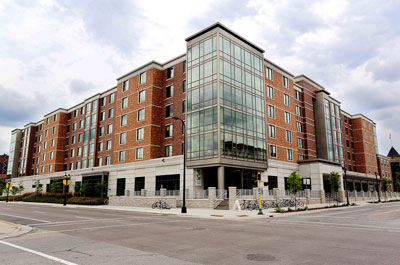
//> input picture 8feature2d/3Creatingyourowncornerdetector/building.jpg, 400 x 265 px
$ ./main   (built with g++ and OpenCV 4)
//> lines starting //> are read from the running program, lines starting //| are printed output that depends on the picture; after the words box and inside, x2 and y2 are one past the last pixel; in counts of white or black regions, pixels touching at a corner belong together
#include "opencv2/highgui.hpp"
#include "opencv2/imgproc.hpp"
#include <iostream>

using namespace cv;
using namespace std;

Mat src, src_gray;
Mat myHarris_dst, myHarris_copy, Mc;
Mat myShiTomasi_dst, myShiTomasi_copy;

int myShiTomasi_qualityLevel = 50; //质量水平
int myHarris_qualityLevel = 50; //
int max_qualityLevel = 100;
double myHarris_minVal, myHarris_maxVal;
double myShiTomasi_minVal, myShiTomasi_maxVal;

RNG rng(12345);

const char* myHarris_window = "My Harris corner detector";
const char* myShiTomasi_window = "My Shi Tomasi corner detector";
void myShiTomasi_function( int, void* );
void myHarris_function( int, void* );

int main( int argc, char** argv )
{
    CommandLineParser parser( argc, argv, "{input |building.jpg|}" );
    src = imread( parser.get<String>( "input" ) );
//> src is the input picture: 265 rows x 400 cols, CV_8UC3; mean B, G, R 153.8, 158.5, 167.2
    if ( src.empty() )
    {
        cout << "Could not open or find the image!\n" << endl;
        cout << "Usage: " << argv[0] << " <Input image>" << endl;
        return -1;
    }
    cvtColor( src, src_gray, COLOR_BGR2GRAY );
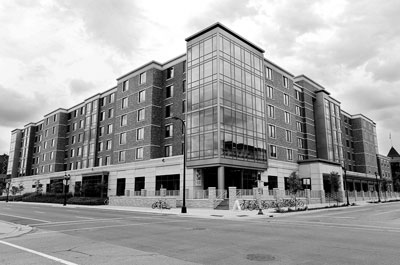
//> src_gray: 265 rows x 400 cols, CV_8UC1; min 0, max 255, mean 160.6
    int blockSize = 3, apertureSize = 3; //
    cornerEigenValsAndVecs( src_gray, myHarris_dst, blockSize, apertureSize ); //角点的特征值和特征向量
    /* calculate Mc */
    Mc = Mat( src_gray.size(), CV_32FC1 );
    for( int i = 0; i < src_gray.rows; i++ )
    {
        for( int j = 0; j < src_gray.cols; j++ )
        {
            float lambda_1 = myHarris_dst.at<Vec6f>(i, j)[0];
            float lambda_2 = myHarris_dst.at<Vec6f>(i, j)[1];
            Mc.at<float>(i, j) = lambda_1*lambda_2 - 0.04f*pow( ( lambda_1 + lambda_2 ), 2 );
        }
    }
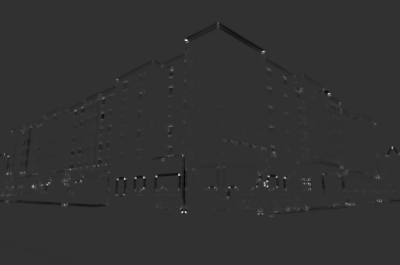
//> Mc: 265 rows x 400 cols, CV_32FC1; min -0.00822, max 0.0343, mean 2.74e-05; drawn with min black and max white
    minMaxLoc( Mc, &myHarris_minVal, &myHarris_maxVal );
//> myHarris_minVal = -0.00822; myHarris_maxVal = 0.0343
    /* Create Window and Trackbar */
    namedWindow( myHarris_window );
    createTrackbar( "Quality Level:", myHarris_window, &myHarris_qualityLevel, max_qualityLevel, myHarris_function );
    myHarris_function( 0, 0 );
//> after the loop in myHarris_function, `for( int i = 0; i < src_gray.rows; i++ )`:
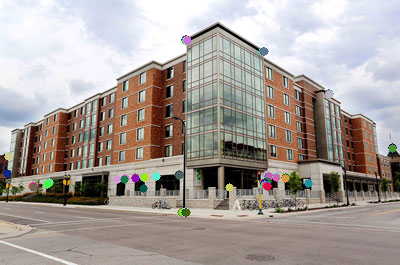
//> myHarris_copy: 265 rows x 400 cols, CV_8UC3; 1.29% of pixels changed, all inside (x1, y1, x2, y2) = (3, 35, 397, 217)
    cornerMinEigenVal( src_gray, myShiTomasi_dst, blockSize, apertureSize );
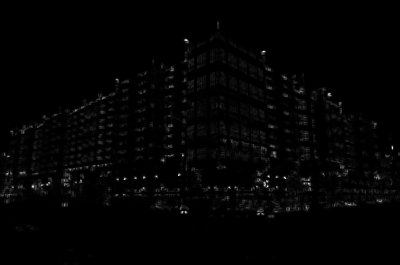
//> myShiTomasi_dst: 265 rows x 400 cols, CV_32FC1; min -7.28e-12, max 0.159, mean 0.0022; drawn with min black and max white
    minMaxLoc( myShiTomasi_dst, &myShiTomasi_minVal, &myShiTomasi_maxVal );
//> myShiTomasi_minVal = -7.28e-12; myShiTomasi_maxVal = 0.159
    /* Create Window and Trackbar */
    namedWindow( myShiTomasi_window );
    createTrackbar( "Quality Level:", myShiTomasi_window, &myShiTomasi_qualityLevel, max_qualityLevel, myShiTomasi_function );
    myShiTomasi_function( 0, 0 );
    waitKey();
    return 0;
}

void myShiTomasi_function( int, void* )
{
    myShiTomasi_copy = src.clone();
    myShiTomasi_qualityLevel = MAX(myShiTomasi_qualityLevel, 1);
    for( int i = 0; i < src_gray.rows; i++ )
    {
        for( int j = 0; j < src_gray.cols; j++ )
        {
            if( myShiTomasi_dst.at<float>(i,j) > myShiTomasi_minVal + ( myShiTomasi_maxVal - myShiTomasi_minVal )*myShiTomasi_qualityLevel/max_qualityLevel )
            {
                circle( myShiTomasi_copy, Point(j,i), 4, Scalar( rng.uniform(0,256), rng.uniform(0,256), rng.uniform(0,256) ), FILLED );
            }
        }
    }
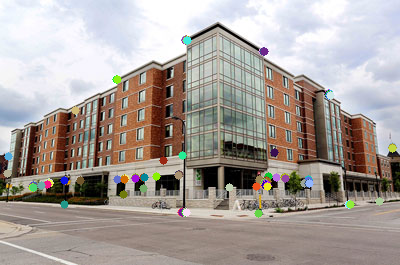
//> myShiTomasi_copy: 265 rows x 400 cols, CV_8UC3; 2.07% of pixels changed, all inside (x1, y1, x2, y2) = (3, 35, 397, 218)
    imshow( myShiTomasi_window, myShiTomasi_copy );
}

void myHarris_function( int, void* )
{
    myHarris_copy = src.clone();
    myHarris_qualityLevel = MAX(myHarris_qualityLevel, 1);
    for( int i = 0; i < src_gray.rows; i++ )
    {
        for( int j = 0; j < src_gray.cols; j++ )
        {
            if( Mc.at<float>(i,j) > myHarris_minVal + ( myHarris_maxVal - myHarris_minVal )*myHarris_qualityLevel/max_qualityLevel )
            {
                circle( myHarris_copy, Point(j,i), 4, Scalar( rng.uniform(0,256), rng.uniform(0,256), rng.uniform(0,256) ), FILLED );
            }
        }
    }
    imshow( myHarris_window, myHarris_copy );
}
